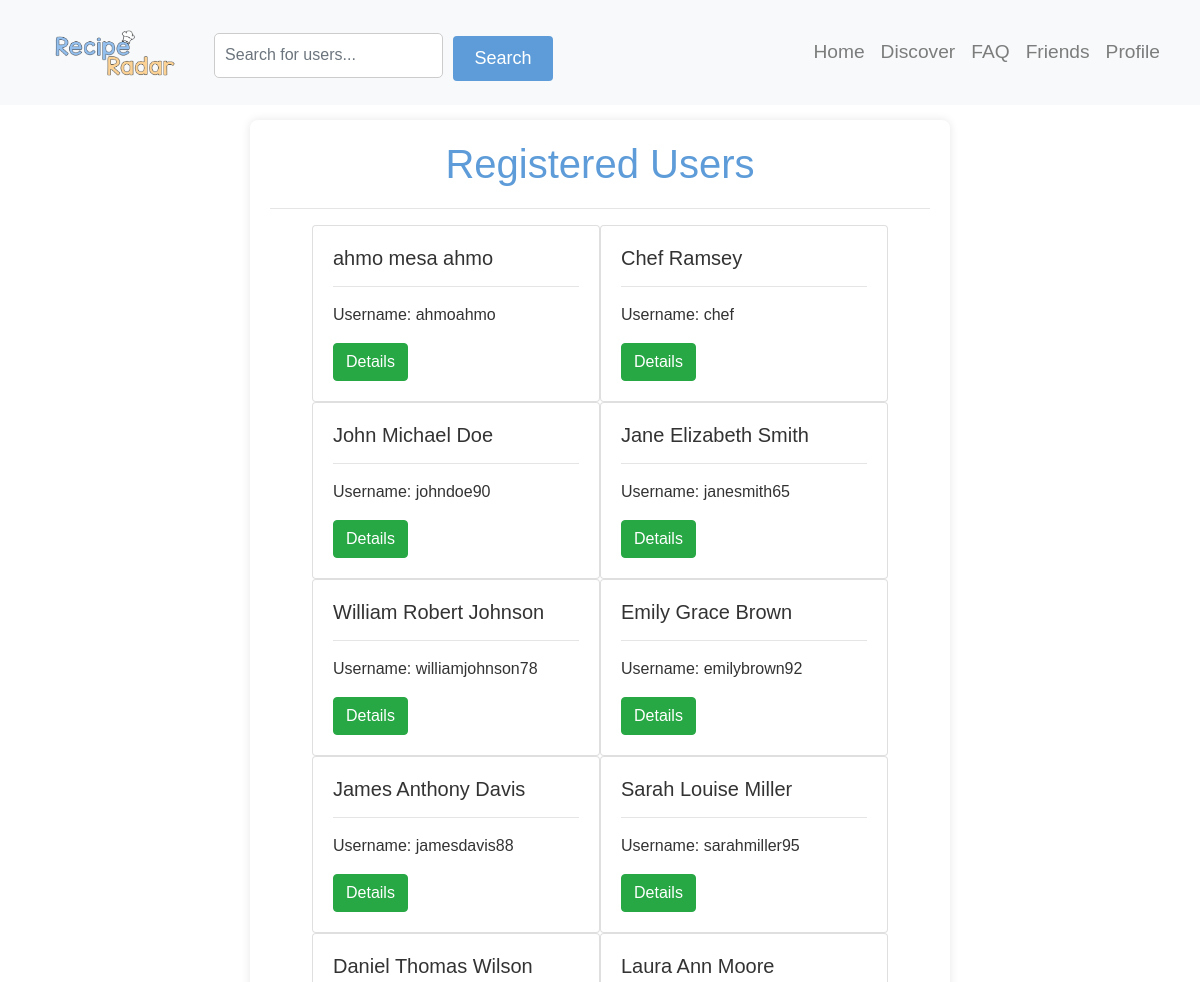
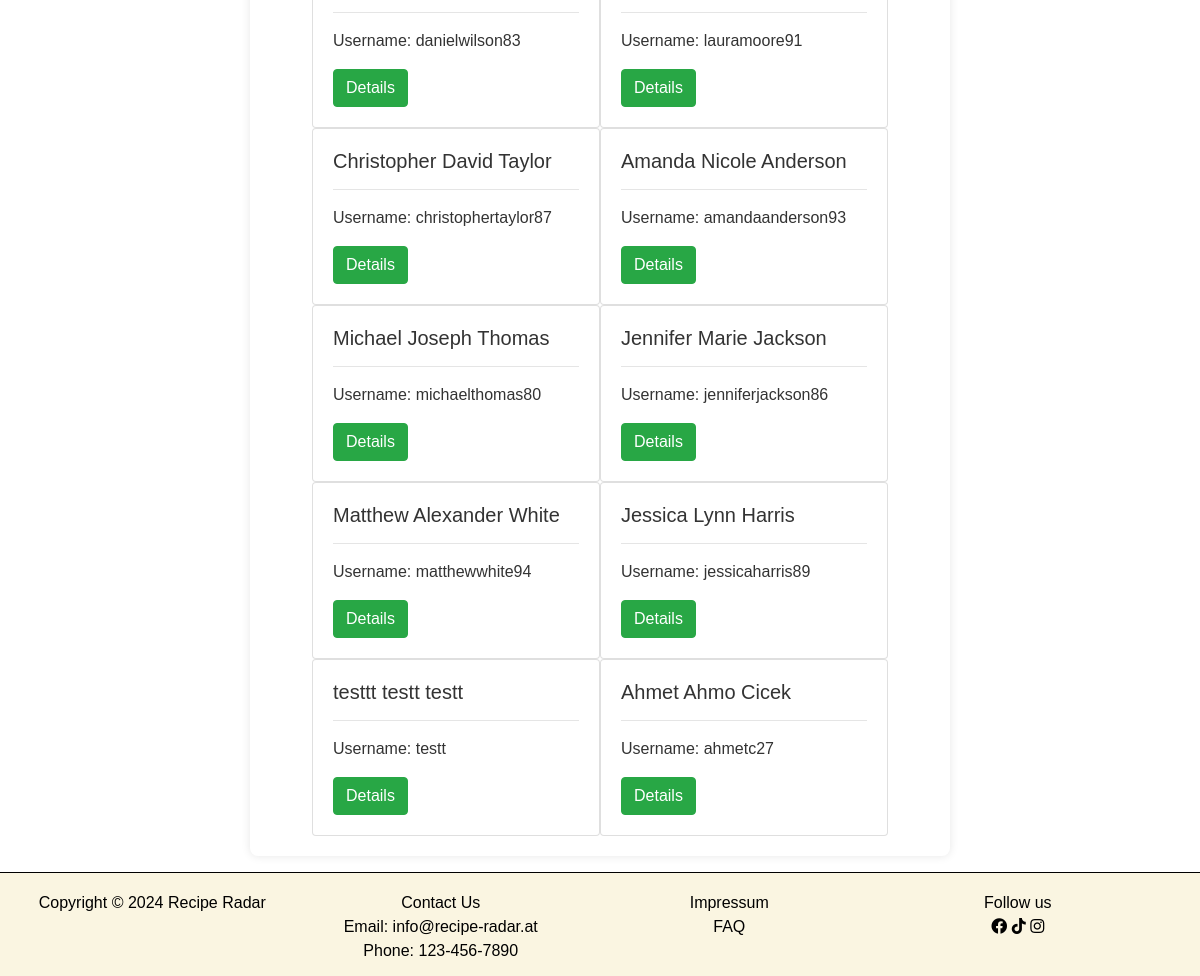
/userlist.php (signed in), run on the app's committed database (2 pictures, top to bottom).
### tables this page shows
CREATE TABLE `users` (
  `userID` int(20) NOT NULL,
  `type` text NOT NULL DEFAULT 'normal',
  `salutation` varchar(50) DEFAULT NULL,
  `firstName` varchar(50) NOT NULL,
  `middleName` varchar(50) DEFAULT NULL,
  `lastName` varchar(50) NOT NULL,
  `userName` varchar(30) NOT NULL,
  `email` varchar(100) NOT NULL,
  `password` varchar(255) NOT NULL,
  `birthDate` date NOT NULL,
  `profilePicture` varchar(255) DEFAULT NULL
);

### services/userlist_service.php (the view, shortened to what this page needs)
<?php
require 'config/db_connect.php';
$users = "SELECT * FROM users WHERE Type != 'admin'";
$usersResult = mysqli_query($conn, $users);
$layout = "";
if (mysqli_num_rows($usersResult) == 0) {
    $layout .= "No Users found!";
} else {
    while ($user = mysqli_fetch_assoc($usersResult)) {
        $layout .= "<div class='card' style='width: 18rem'>
        <div class='card-body'>
          <h5 class='card-title'>{$user["firstName"]} {$user["middleName"]} {$user["lastName"]}</h5>
          <hr>
          <p class='card-text'>Username: {$user["userName"]}</p>
          <a href='userdetails.php?id={$user["userID"]}' class='btn btn-success' >Details</a>
        </div>
      </div>";
    }
}
?>

### resources/css/style.css (style rules this page uses)
body { margin: 0; padding: 0; }
body { margin: 0; font-family: 'Segoe UI', Tahoma, Geneva, Verdana, sans-serif; background-color: white; height: 100vh; }

### resources/css/recipe_detail.css (style rules this page uses)
body { background-image: url('../../pictures/bg-2.jpeg'); background-size: cover; font-family: Arial, sans-serif; color: #333; margin: 0; padding: 0; }

### data on the page
users: firstName "ahmo", middleName "mesa", lastName "ahmo", userName "ahmoahmo"
users: firstName "Chef", lastName "Ramsey", userName "chef"
users: firstName "John", middleName "Michael", lastName "Doe", userName "johndoe90"
users: firstName "Jane", middleName "Elizabeth", lastName "Smith", userName "janesmith65"
users: firstName "William", middleName "Robert", lastName "Johnson", userName "williamjohnson78"
users: firstName "Emily", middleName "Grace", lastName "Brown", userName "emilybrown92"
users: firstName "James", middleName "Anthony", lastName "Davis", userName "jamesdavis88"
users: firstName "Sarah", middleName "Louise", lastName "Miller", userName "sarahmiller95"
users: firstName "Daniel", middleName "Thomas", lastName "Wilson", userName "danielwilson83"
users: firstName "Laura", middleName "Ann", lastName "Moore", userName "lauramoore91"
users: firstName "Christopher", middleName "David", lastName "Taylor", userName "christophertaylor87"
users: firstName "Amanda", middleName "Nicole", lastName "Anderson", userName "amandaanderson93"
users: firstName "Michael", middleName "Joseph", lastName "Thomas", userName "michaelthomas80"
users: firstName "Jennifer", middleName "Marie", lastName "Jackson", userName "jenniferjackson86"
users: firstName "Matthew", middleName "Alexander", lastName "White", userName "matthewwhite94"
users: firstName "Jessica", middleName "Lynn", lastName "Harris", userName "jessicaharris89"
users: firstName "testtt", middleName "testt", lastName "testt", userName "testt"
users: firstName "Ahmet", middleName "Ahmo", lastName "Cicek", userName "ahmetc27"
